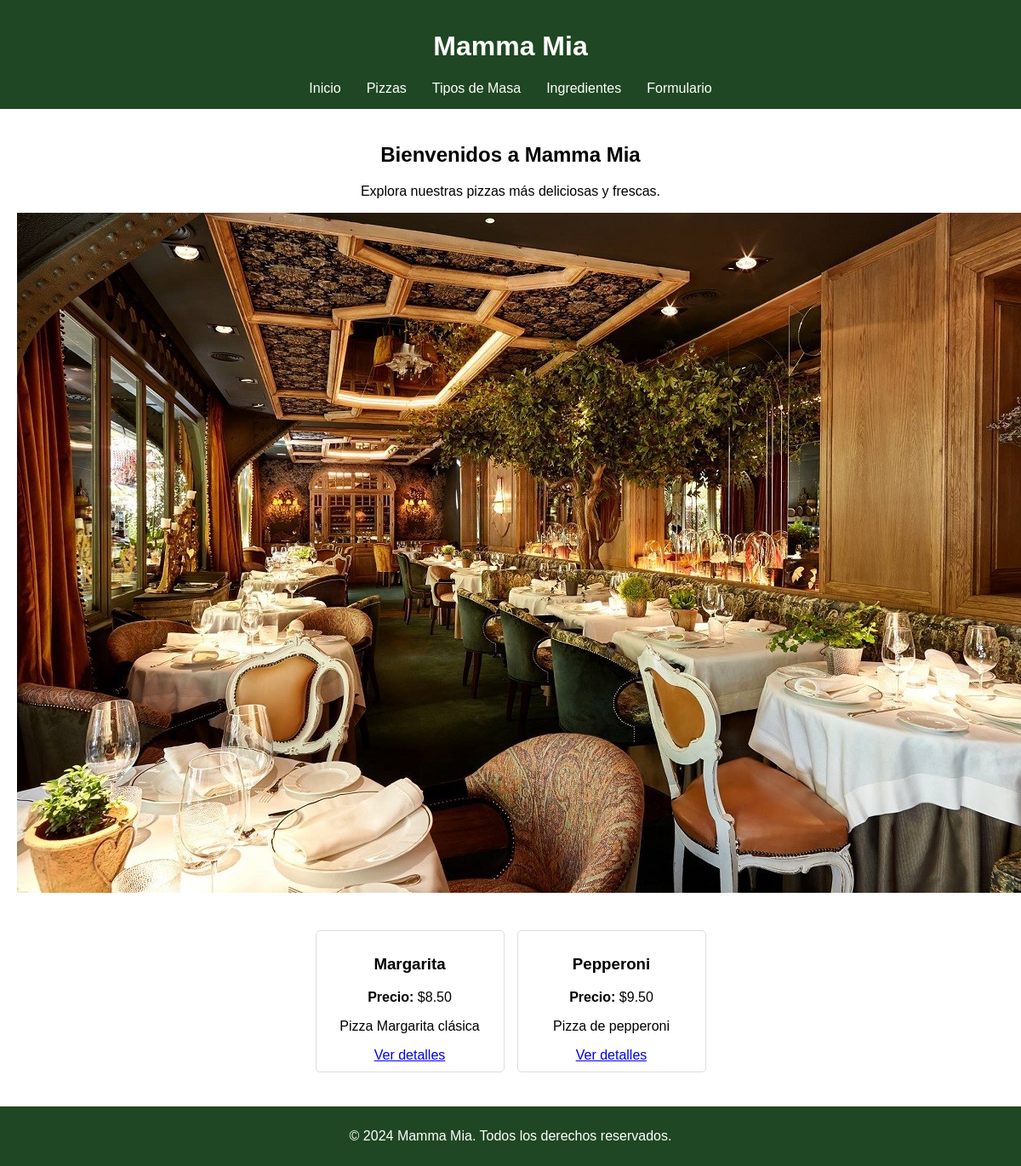
The app's page /, older data.
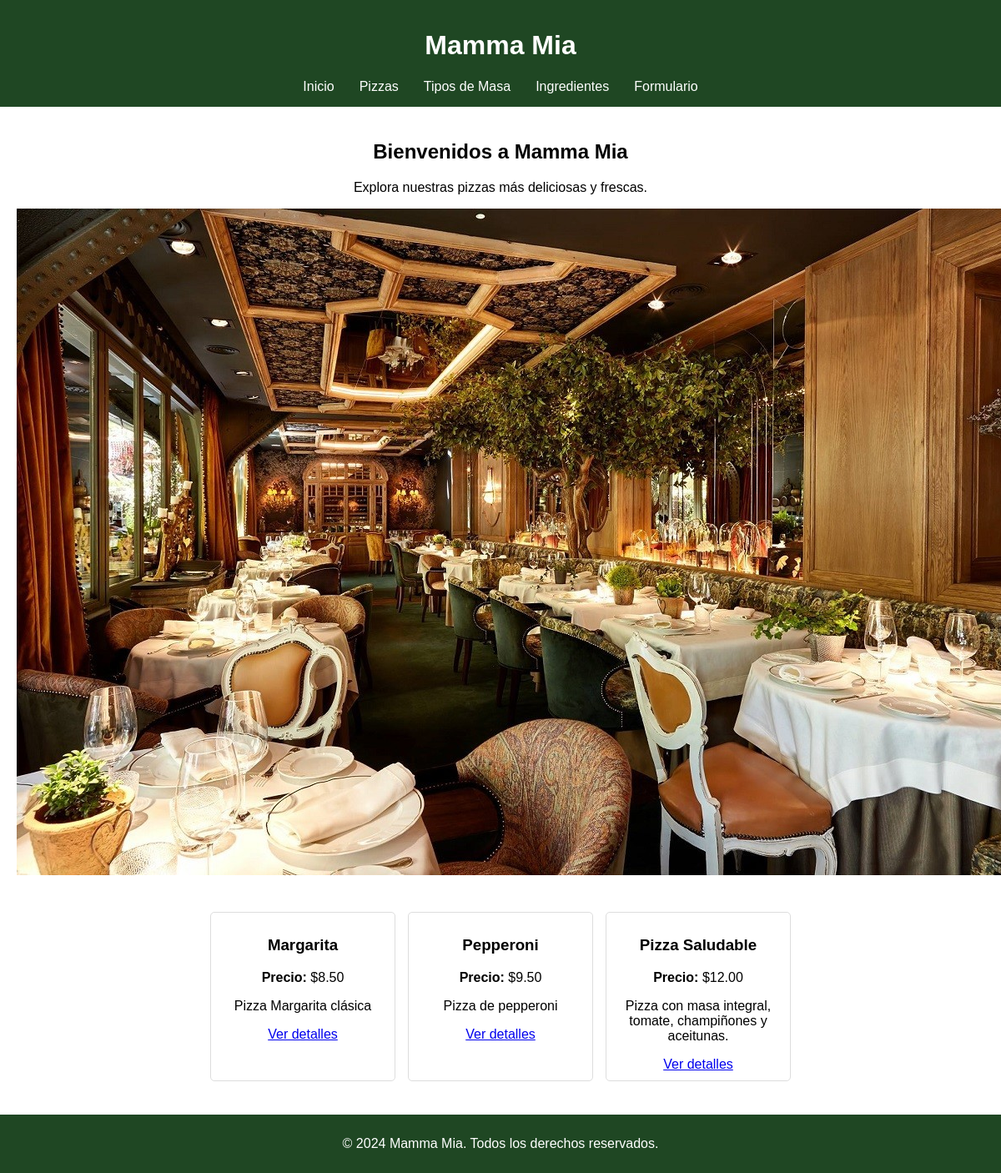
The same page, newer data.
### pizzeria/models.py (models this page shows, shortened)
class Pizza(models.Model):
    nombre = models.CharField(max_length=50)
    precio = models.DecimalField(max_digits=6, decimal_places=2)
    tipo_masa = models.ForeignKey(TipoMasa, on_delete=models.CASCADE)
    ingredientes = models.ManyToManyField(Ingrediente)
    descripcion = models.TextField()

### pizzeria/views.py (the view)
# urls.py: path('', views.portada, name='portada'),
def portada(request):
    pizzas = Pizza.objects.all()[:3]  # Por ejemplo, las tres primeras
    return render(request, 'portada.html', {'pizzas': pizzas})

### pizzeria/templates/portada.html (shortened to what this page needs)
{% extends "base.html" %}
{% load static %}
{%block content%}
<div class="hero">
    <h2>Bienvenidos a Mamma Mia</h2>
    <p>Explora nuestras pizzas más deliciosas y frescas.</p>
    <img src="{% static 'imagenes/portada.jpg' %}" alt="Imagen de restaurante">
</div>
<main>
    <section class="pizzas-container">
        {% for pizza in pizzas %}
            <div class="pizza-card">
                <h3>{{ pizza.nombre }}</h3>
                <p><strong>Precio:</strong> ${{ pizza.precio }}</p>
                <p>{{ pizza.descripcion }}</p>
                <a href="{% url 'detalle_pizza' pizza.id %}">Ver detalles</a>
            </div>
        {% empty %}
            <p>No hay pizzas disponibles.</p>
        {% endfor %}
    </section>
</main>
{%endblock%}

Row changes from the older to the newer data that the page shows:
added Pizza: nombre "Pizza Saludable", precio "12.00", descripcion "Pizza con masa integral, tomate, champiñones y aceitunas."
